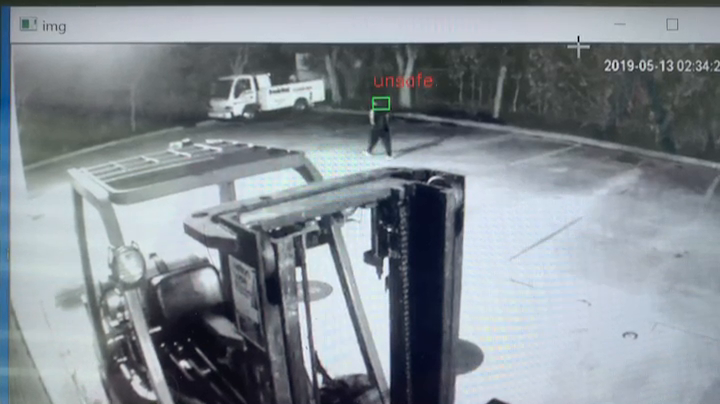
#> input picture frame 41 of 최종데모/결과영상/결과영상3(안전모 미착용자).mp4, 720 x 404 px, given in place of test1.mp4, which was not available
$ python after.py
#> lines starting #> are read from the running program, lines starting #| are printed output that depends on the picture; pictures that were not available may be replaced by others from this repository, and a replacement may not be noted
import cvlib as cv
from cvlib.object_detection import draw_bbox
import cv2
import numpy as np

video=cv2.VideoCapture("C:\\img\\test1.mp4")


if not video.isOpened():
    print("Could not open video")
    exit()

while video.isOpened():
    ret, frame=video.read()
#> frame is the input picture: shape (404, 720, 3); mean B, G, R 146.3, 139.6, 131.4
    if not ret:
        break

    #histograme을 분석하고 정규화 하는 과정
    frame=cv2.cvtColor(frame,cv2.COLOR_BGR2GRAY)
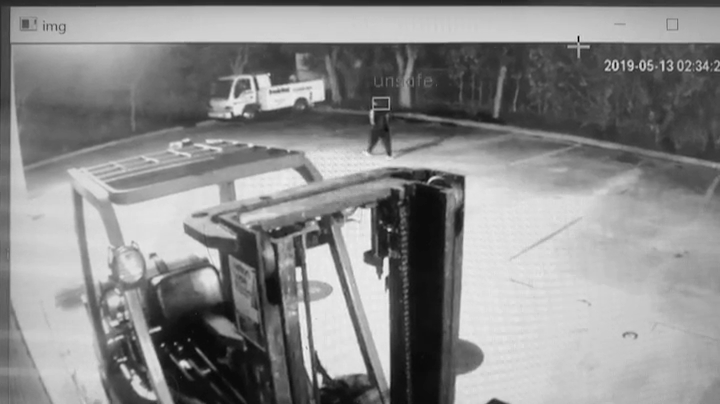
#> frame: shape (404, 720); min 0, max 241, mean 137.8
    frame=cv2.add(frame,80)
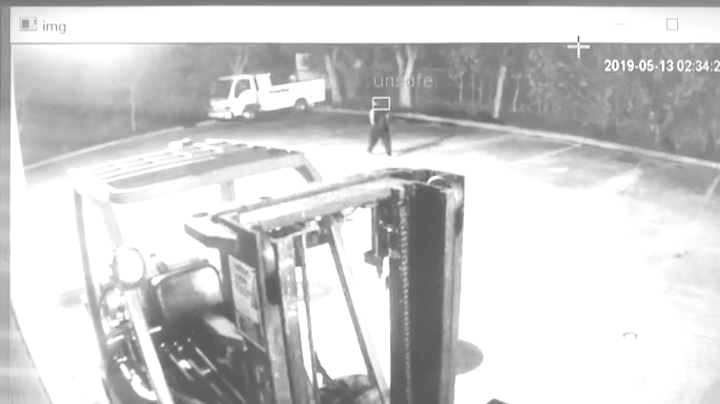
#> frame: shape (404, 720); min 80, max 255, mean 206.4
    frame=frame.astype(np.float32)
    frame=((frame-frame.min())*(255)/(frame.max()-frame.min()))
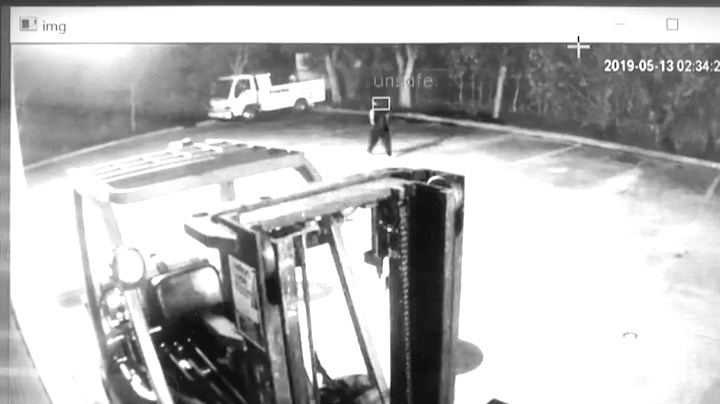
#> frame: shape (404, 720) float32; min 0, max 255, mean 184.2
    frame=frame.astype(np.uint8)
    frame=cv2.cvtColor(frame,cv2.COLOR_GRAY2BGR)
#> frame: shape (404, 720, 3)

    #객체를 검출하는 과정
#> (the run stopped early here; a loop or call above may not have finished)

$ run again, starting later in the video
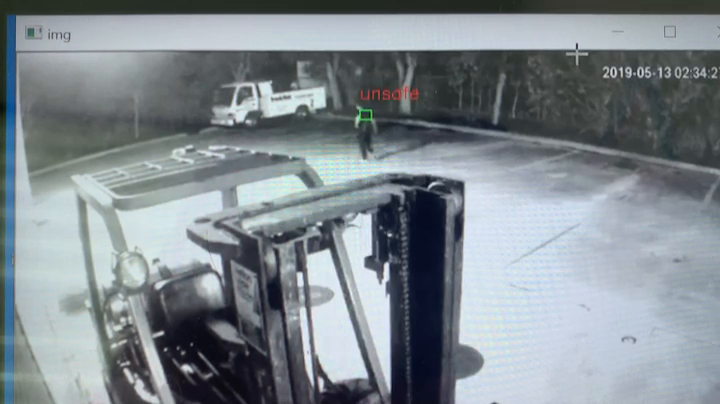
#> input picture frame 188 of 최종데모/결과영상/결과영상3(안전모 미착용자).mp4, 720 x 404 px, given in place of test1.mp4, which was not available
#> frame is the input picture: shape (404, 720, 3); mean B, G, R 143.4, 137.6, 128.8
#> `frame=cv2.add(frame,80)`:
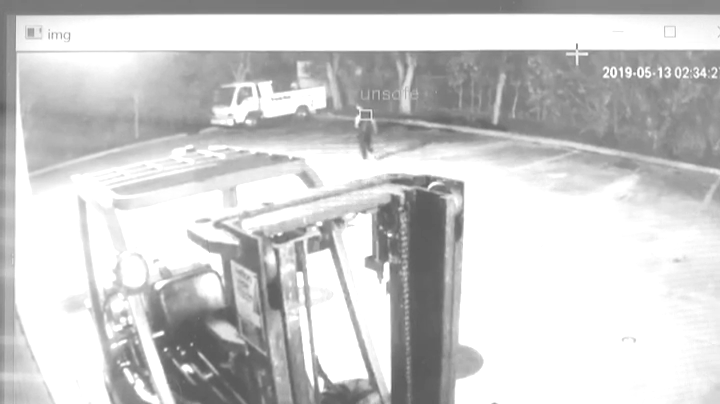
#> frame: shape (404, 720); min 88, max 255, mean 204.7
#> `frame=((frame-frame.min())*(255)/(frame.max()-frame.min()))`:
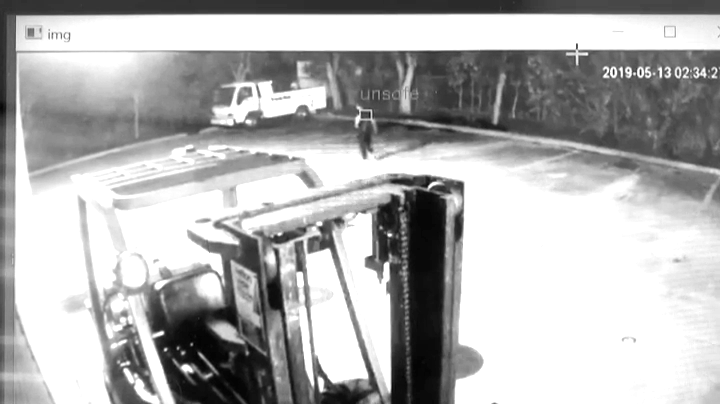
#> frame: shape (404, 720) float32; min 0, max 255, mean 178.2

$ run again, starting later in the video
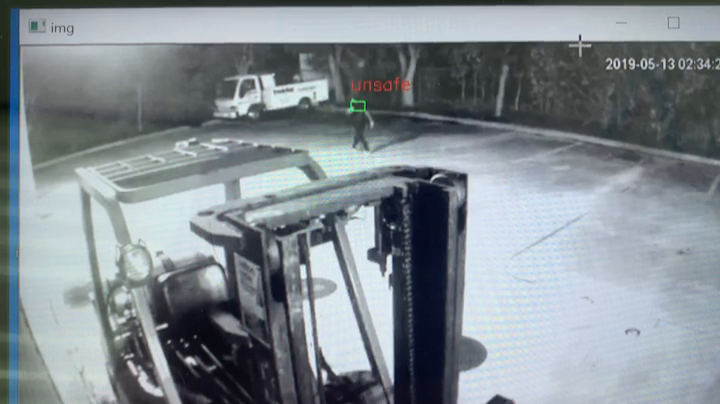
#> input picture frame 335 of 최종데모/결과영상/결과영상3(안전모 미착용자).mp4, 720 x 404 px, given in place of test1.mp4, which was not available
#> frame is the input picture: shape (404, 720, 3); mean B, G, R 144.7, 138.8, 129.9
#> `frame=cv2.add(frame,80)`:
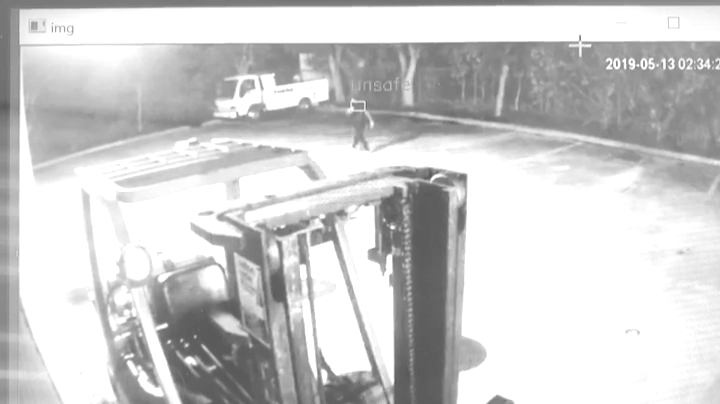
#> frame: shape (404, 720); min 87, max 255, mean 205.6
#> `frame=((frame-frame.min())*(255)/(frame.max()-frame.min()))`:
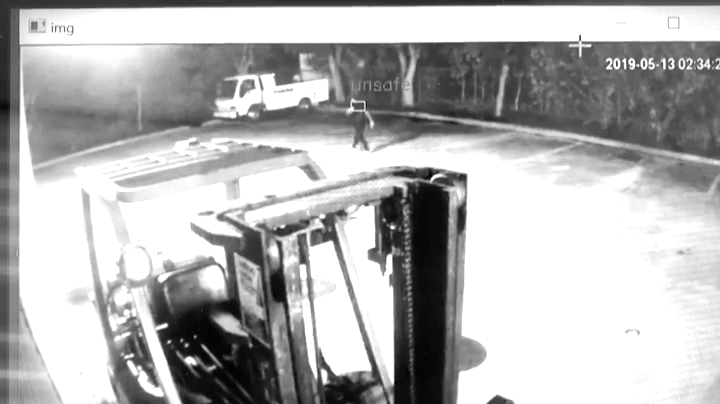
#> frame: shape (404, 720) float32; min 0, max 255, mean 180
